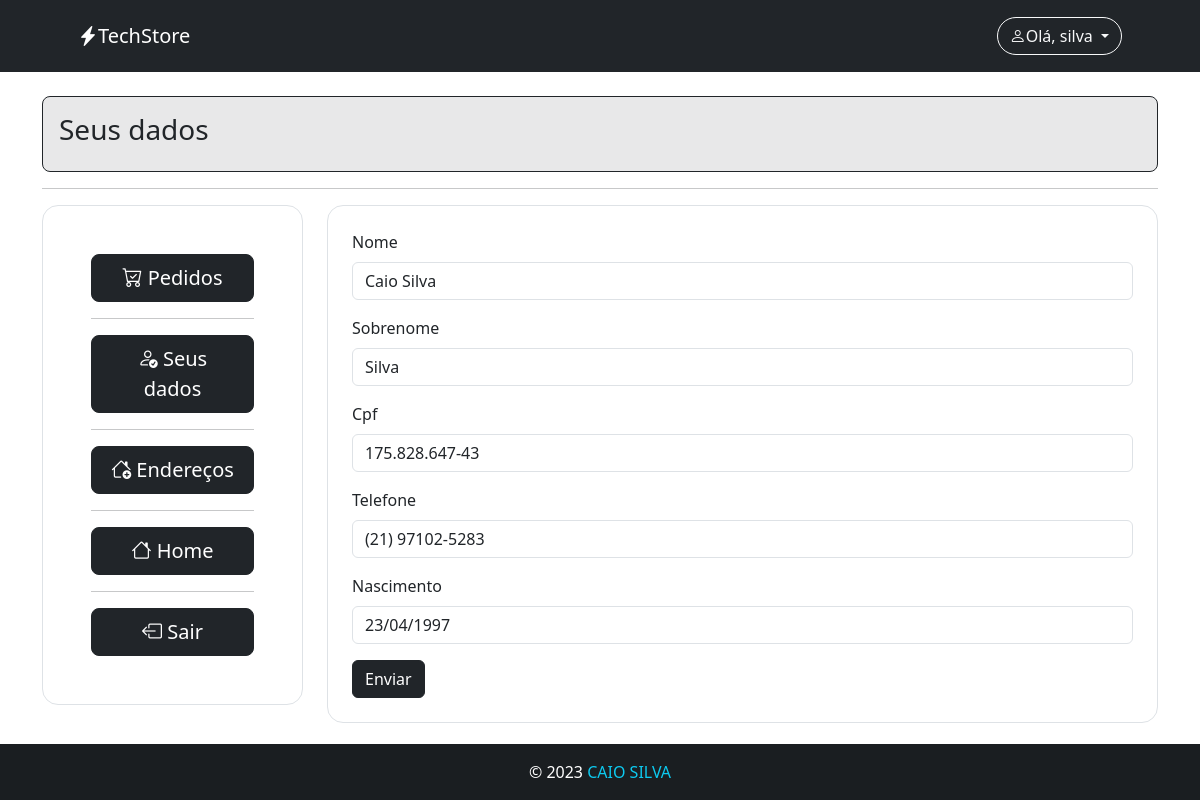
/dados/17/ (signed in), run on an earlier commit of the app's database.
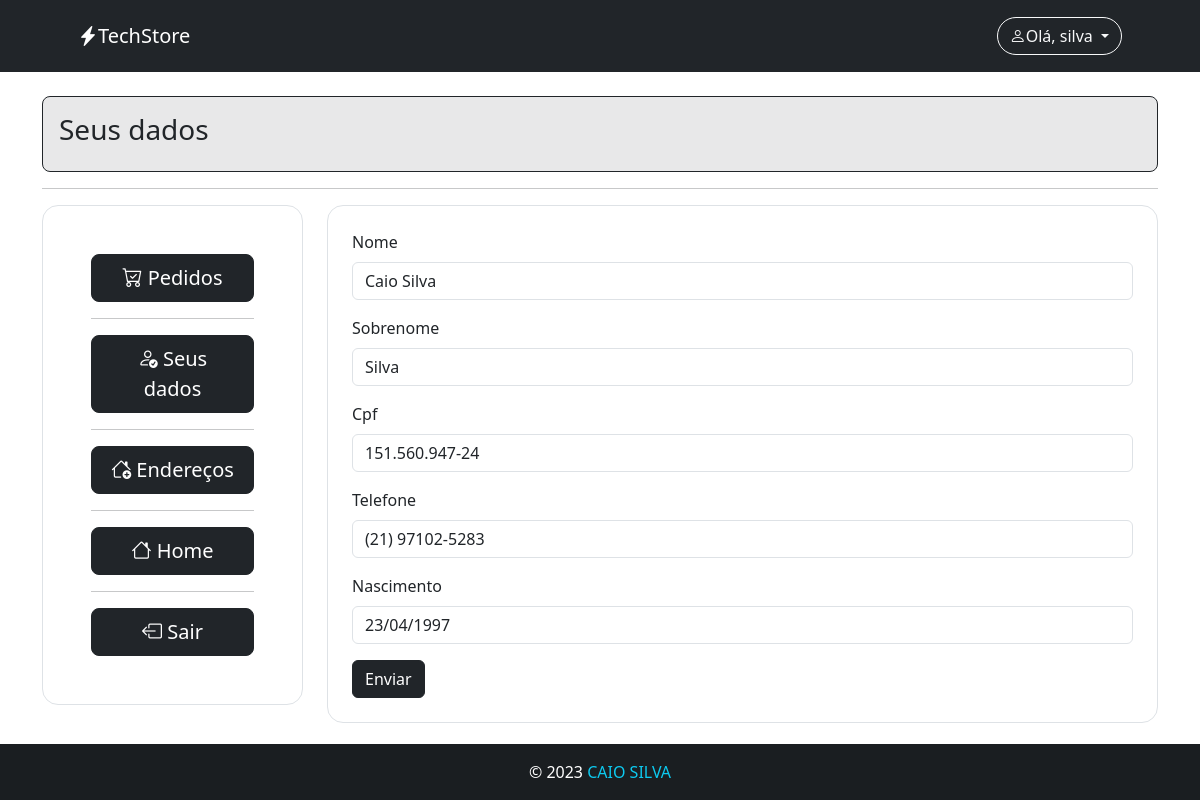
And on a later commit of the database.
### apps/autenticacao/models.py (models this page shows, shortened)
class DadosUsuario(models.Model):
    nome = models.CharField(max_length=50, null=True, blank=True)
    sobrenome = models.CharField(max_length=50, null=True, blank=True)
    cpf = models.CharField(max_length=50, null=True, blank=True, unique=True)
    telefone = models.CharField(max_length=15, null=True, blank=True)
    nascimento = models.DateField(null=True, blank=True)
    user = models.OneToOneField(User, on_delete=models.CASCADE)
    class Meta:
        verbose_name = 'Dados de usuário'
        verbose_name_plural = 'Dados dos usuários'

### apps/autenticacao/views.py (the view, shortened to what this page needs)
# urls.py: path('dados/<int:pk>/', views.DadosUsuario.as_view(), name='dados'),
class DadosUsuario(LoginRequiredMixin, UpdateView):
    template_name = 'perfil.html'
    model = DadosUsuario
    form_class = DadosUsuarioForm

### apps/autenticacao/forms.py (shortened to what this page needs)
class DadosUsuarioForm(forms.ModelForm):
    class Meta:
        model = DadosUsuario
        fields = "__all__"
        exclude = ('user',)

### apps/autenticacao/templates/perfil.html (shortened to what this page needs)
{% extends 'base.html' %}
{% load static %}
{% load crispy_forms_tags %}
{% block conteudo %}
<div class="row">
    <div class="col-md-12">
        <div class="p-3 bg-dark bg-opacity-10 border border-dark rounded-3">
            <h3 class='bb'>Seus dados</h3>
        </div>
        <hr>
    </div>
</div>
<div class="row">
    <div class="col-md-3 mx-auto">
        {% include 'parciais/siderbarperfil.html' %}
    </div>
    <div class="col-md-9 mx-auto">
        <div class="border rounded-4 p-4">
            <form method='POST' id='form-perfil'>
                {{form|crispy}}
                <div class="row">
                    <div class="col">
                        <button class='btn btn-dark btn-block' type="submit" onclick='teste()'>Enviar</button>
                    </div>
                </div>
            </form>
        </div>
    </div>
</div>
{% endblock conteudo%}

What changed in the data, as far as the page shows it:
changed DadosUsuario "Caio Silva": cpf "175.828.647-43" → "151.560.947-24"
